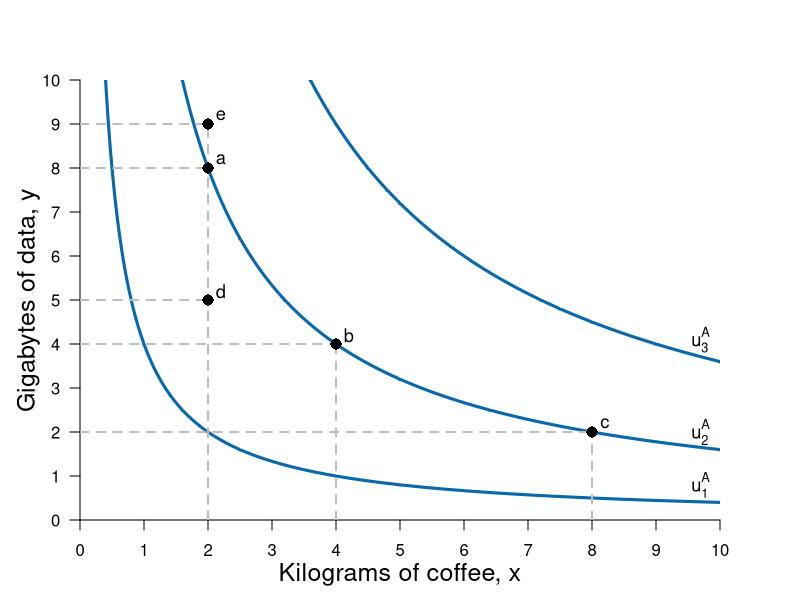

R code for this plot:
#Graph Designer: Simon Halliday
#Authors: Bowles, Foley and Halliday
#Title: Coordination, Conflict and Competition: A Text in Microeconomics

library(shape)
pdf(file = "mnathappendix/indiff_map_math.pdf", width = 8, height = 6)

#Set parameters for graphics
axislabelsize <- 1.5
labelsize <- 1.1
graphlinewidth <- 3
segmentlinewidth <- 2

COL <- c("#7fc97f", "#beaed4", "#fdc086", "#ffff99", "#386cb0", "#f0027f", "#bf5b17", "#666666")
COLA <- c("#e0f3db", "#99d8c9","#66c2a4","#41ae76", "#238b45", "#005824")
COLB <- c("#4eb3d3", "#2b8cbe", "#0868ac","#084081")

#Edited the margins to cater for the larger LHS labels
par(mar =  c(4, 4, 4, 4))

#Change this to make it log of l 

# ppf <- function(l, k = 0.5) {
#   k * (1/l)
# }

ppf <- function(x, k = 0.1, maxy = 8, alpha = 2) {
  maxy - k*x^alpha 
}

uFn <- function(x, y, alpha = 0.5){
  (x^alpha)*(y^(1-alpha))
}

xlims <- c(0, 10)
ylims <- c(0, 10)

npts <- 501 
x <- seq(xlims[1], xlims[2], length.out = npts)
y <- seq(ylims[1], ylims[2], length.out = npts) 
a <- c(2, 4, 6)

plot(0, 0, xlim = xlims, ylim = ylims, type = "n",
     xlab = expression(paste("")),
     ylab = expression(paste("")), 
     xaxt = "n", 
     yaxt = "n", 
     cex.lab = axislabelsize, 
     bty = "n", 
     xaxs="i", 
     yaxs="i"
)


ticksy <- seq(from = 0, to = ylims[2], by = 1)
ylabels <- seq(from = 0, to = ylims[2], by = 1)
ticksx <- seq(from = 0, to = xlims[2], by = 1)
xlabels <- seq(from = 0, to = xlims[2], by = 1)
# ticksy <- c(ylims[1], 5, 8, ylims[2])
# ylabels <- c(NA, expression(paste(y,"*")), expression(paste(bar(y))), NA)
# ticksx <- c(xlims[1], 5, 8.944272, xlims[2])
# xlabels <- c(NA, expression(paste(x,"*")), expression(paste(bar(x))), NA)

axis(1, at = ticksx, pos = 0, labels = xlabels)
axis(2, at = ticksy, pos = 0, labels = ylabels, las = 1)

npts <- 500 
xx1 <- seq(xlims[1], xlims[2], length.out = npts)
xx2 <- seq(0, xlims[2], length.out = npts)
xx3 <- seq(xlims[1], 0, length.out = npts)

#Draw the polygon for shading the feasible set
#xpoly1 <- seq(from = xlims[1], to = xlims[2], length.out = 500)
#ypoly1 <- ppf(xpoly1, k = 0.1, maxy = 8, alpha = 2)
#polygon(x = c(xpoly1, rev(xpoly1[1])), y = c(ypoly1, rev(ypoly1)[1]), col=COLA[1], density=NULL, border = NA)

#Draw the graphs
#lines(xx1, ppf(xx1, k = 0.1, maxy = 8, alpha = 2), col = COLA[5], lwd = graphlinewidth)
#lines(xx2, fishProd(xx2, k = 2), col = COLB[3], lwd = graphlinewidth)
#lines(xx3, feasibleLabor(xx3, time = 10), col = COL[3], lwd = graphlinewidth)
#lines(xx4, manufactureProd(xx4, k = 0.1, alpha = 2), col = COLB[4], lwd = graphlinewidth)

#Label the feasible frontier
# text(3.2, 1, expression("Feasible Frontier"), cex = labelsize)
# text(3.2, 0.5, expression("(production possibilities frontier)"), cex = labelsize)
# Arrows(4.35, 0.95, 8.1, 0.95, col = "black", lty = 1, lwd = 2, arr.type = "triangle", arr.lwd = 0.5)

contour(x, y, 
        outer(x, y, uFn),
        drawlabels = FALSE,
        col = COLB[3],
        lwd = graphlinewidth,
        levels = a, 
        xaxs="i", 
        yaxs="i", 
        add = TRUE)

#Axis labels
mtext(expression(paste("Kilograms of coffee, ", x)), side = 1, line = 2.5, cex = axislabelsize)
text(-0.8, 5, expression(paste("Gigabytes of data, ", y)), xpd = TRUE, cex = axislabelsize, srt = 90) 


#Segments before points
segments(0, 4, 4, 4, lty = 2, col = "gray", lwd = segmentlinewidth)
segments(4, 0, 4, 4, lty = 2, col = "gray", lwd = segmentlinewidth)

segments(0, 8, 2, 8, lty = 2, col = "gray", lwd = segmentlinewidth)
segments(2, 0, 2, 8, lty = 2, col = "gray", lwd = segmentlinewidth)

segments(0, 2, 8, 2, lty = 2, col = "gray", lwd = segmentlinewidth)
segments(8, 0, 8, 2, lty = 2, col = "gray", lwd = segmentlinewidth)

segments(0, 5, 2, 5, lty = 2, col = "gray", lwd = segmentlinewidth)
segments(2, 0, 2, 5, lty = 2, col = "gray", lwd = segmentlinewidth)

segments(0, 9, 2, 9, lty = 2, col = "gray", lwd = segmentlinewidth)
segments(2, 0, 2, 9, lty = 2, col = "gray", lwd = segmentlinewidth)


#Annotate points (4,4),(2,8),(8,2) on feasibility frontier
text(4.2, 4.2, expression(paste(b)), cex = labelsize)
points(4, 4, pch = 16, col = "black", cex = 1.5)

text(2.2, 8.2, expression(paste(a)), cex = labelsize)
points(2, 8, pch = 16, col = "black", cex = 1.5)

text(8.2, 2.2, expression(paste(c)), cex = labelsize)
points(8, 2, pch = 16, col = "black", cex = 1.5)


#Annotate points between the indifference curves along x = 2
text(2.2, 5.2, expression(paste(d)), cex = labelsize)
points(2, 5, pch = 16, col = "black", cex = 1.5)

text(2.2, 9.2, expression(paste(e)), cex = labelsize)
points(2, 9, pch = 16, col = "black", cex = 1.5)





#Add mrs = mrt at i
# text(5.25, 7.25, expression(paste(mrs(x,y) == mrt(x,y))), cex = labelsize)
# Arrows(5.25, 7, 5.25, 5.75, col = "black", lty = 1, lwd = 2, arr.type = "triangle", arr.lwd = 0.5)

#Label the indifference curves
text(9.7, .8, expression(u[1]^A), cex = labelsize)
text(9.7, 2, expression(u[2]^A), cex = labelsize)
text(9.7, 4.1, expression(u[3]^A), cex = labelsize)

dev.off()
